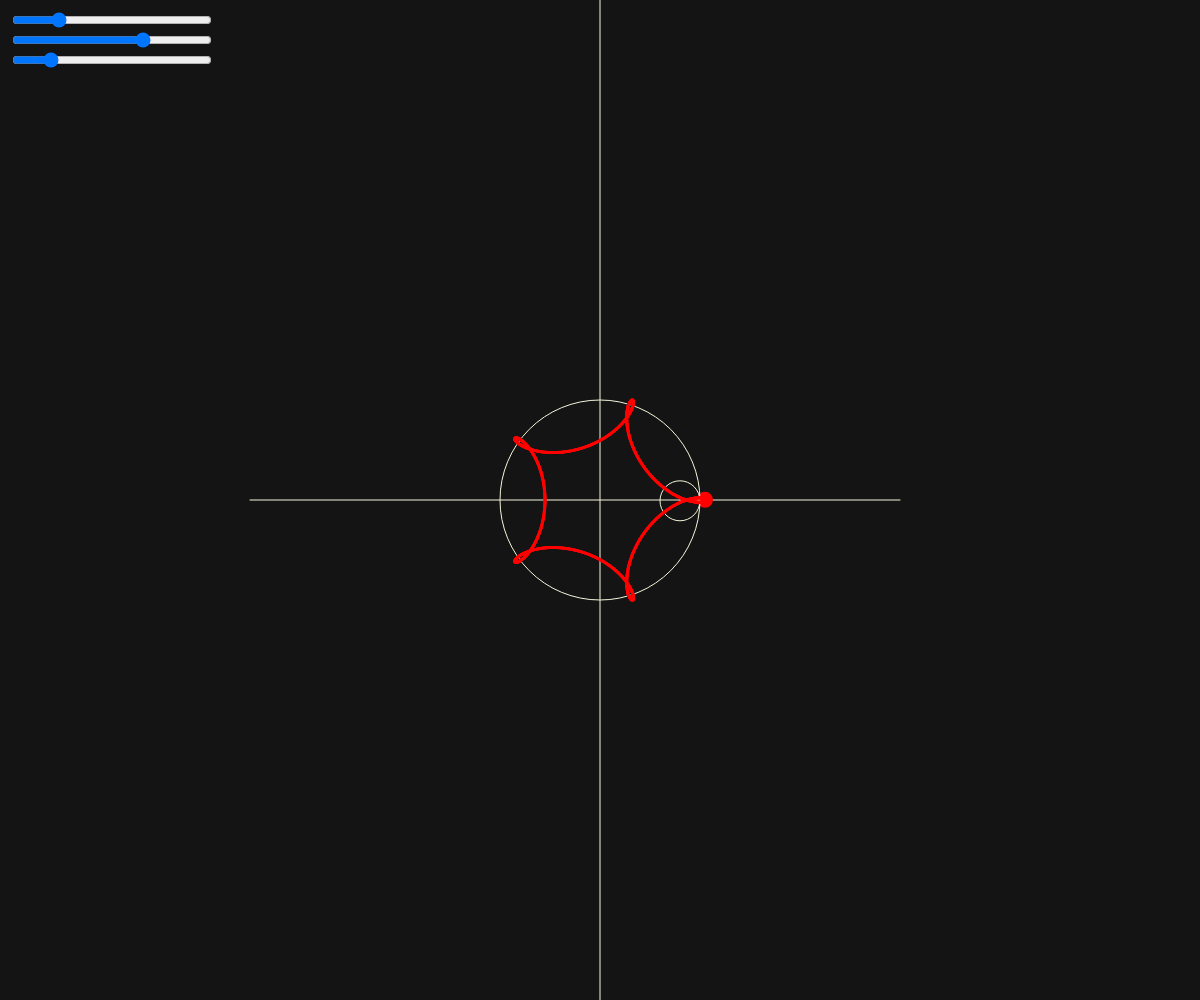
Frame 1 (no input)
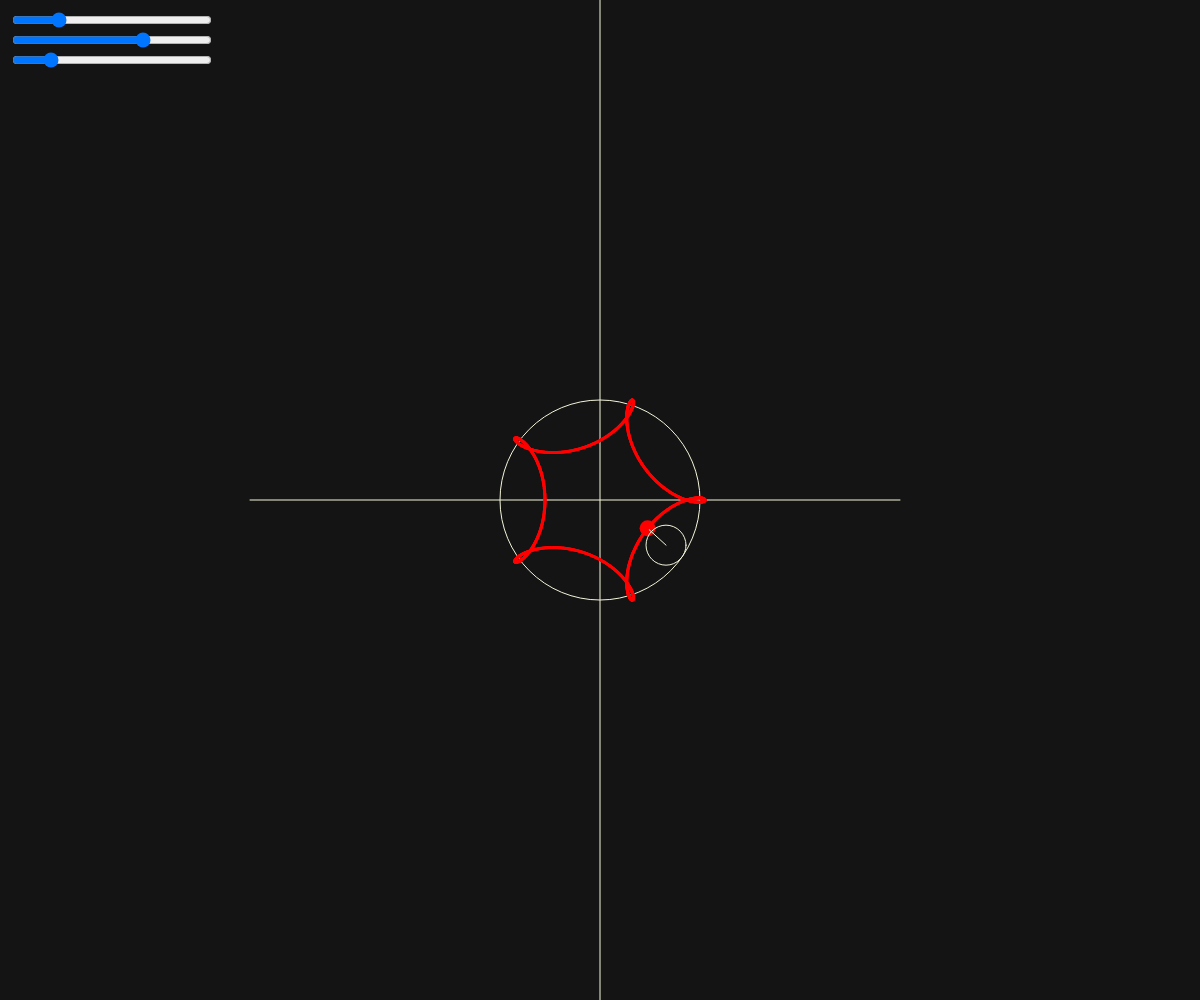
Frame 60 (no input)
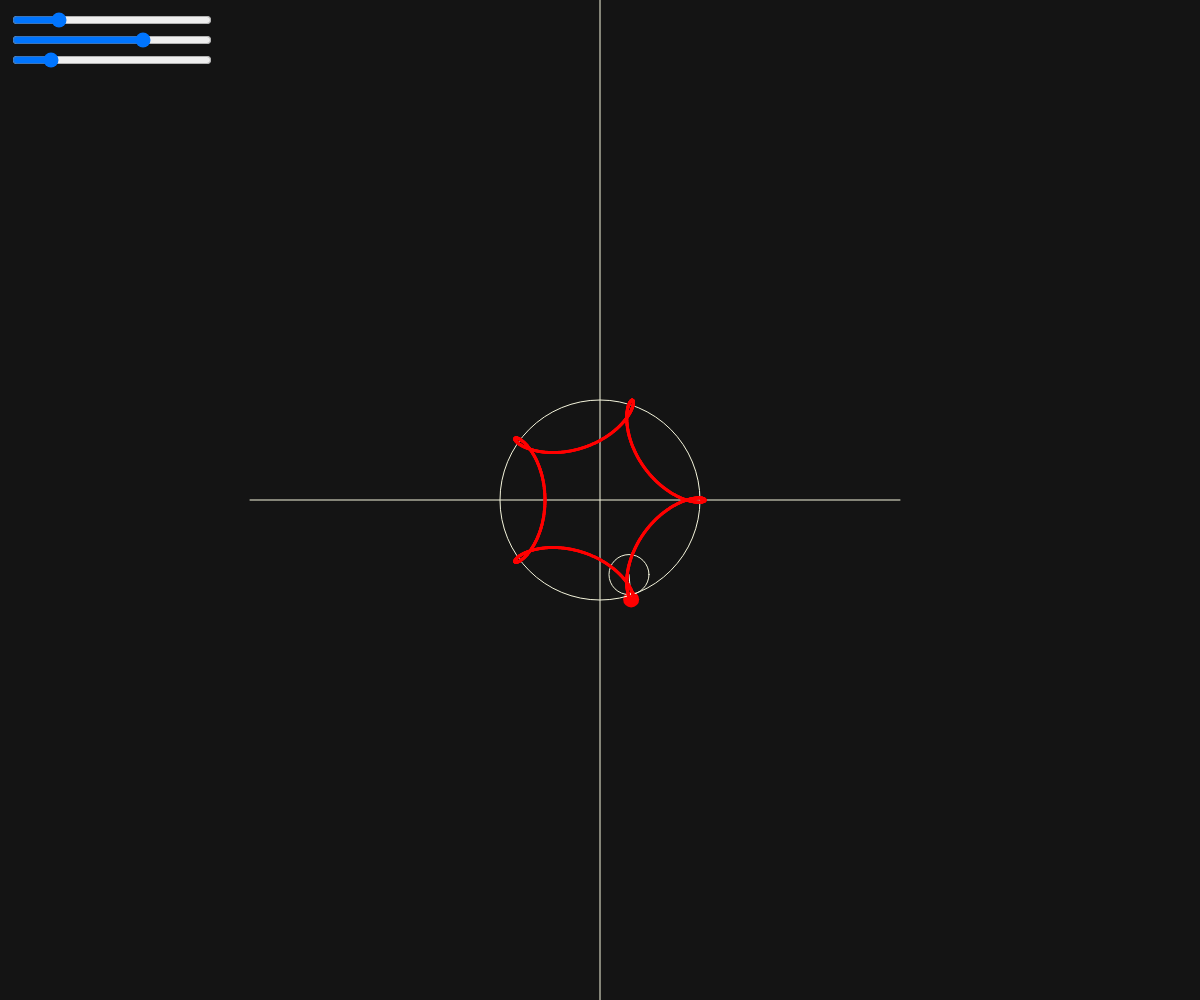
Frame 120 (the mouse pressed at the canvas centre since frame 60)

The p5.js sketch that drew these frames (run headless with seeded random() and noise() and a simulated clock; from frame 60 on, the mouse is pressed at the canvas centre):

// p5.js sketch
// ── sketch.js

let slider_N
let slider_R
let slider_d

function setup() {
  createCanvas(windowWidth, windowHeight);
  strokeWeight(1);
  
  slider_N = createSlider(2, 16, 5, 1)
  slider_N.position(10, 10)
  slider_N.size(200)
 
  slider_R = createSlider(0, 150, 100)
  slider_R.position(10, 30)
  slider_R.size(200)

  slider_d = createSlider(0, 150, 25)
  slider_d.position(10, 50)
  slider_d.size(200)

}
function draw() {
  const R = (slider_R.value());
  const N = (slider_N.value());
  const d = (slider_d.value());

  const r = R / N;

  background(20);
  //assi
  stroke(245,245,220);
  line(250, height / 2, 900, height / 2);
  line(width / 2, 0, width / 2, height);
  translate(width / 2, height / 2);


  // cerchietto
  const a = frameCount * 0.01;
  const x1 = (R - r) * cos(a);
  const y1 = (R - r) * sin(a);
  const x2 = x1 + d * cos((R - r) * a / r);
  const y2 = y1 - d * sin((R - r) * a / r);
  fill(255, 0, 0);
  noStroke();
  circle(x2, y2, 16);

  // struttura
  noFill();
  stroke(245,245,220);
  line(x1, y1, x2, y2);
  circle(0, 0, R * 2);
  ellipse(x1, y1, 2 * r, 2 * r)


  fill(255, 0, 0);
  noStroke();
  const num = 2000
  for (let i = 0; i < num; i++) {

    const a = TAU / num * i * 3;
    const x1 = (R - r) * cos(a);
    const y1 = (R - r) * sin(a);
    const x2 = x1 + d * cos((R - r) * a / r);
    const y2 = y1 - d * sin((R - r) * a / r);
    circle(x2, y2, 3);
  }

}
